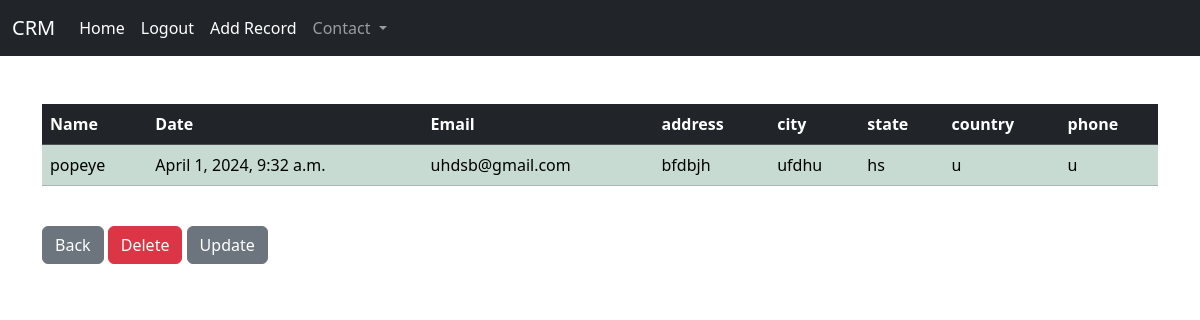
The page /record/23/ (signed in) on the database its author committed.
### crmanagement/models.py (models this page shows, shortened)
class CRM(models.Model):
    recorded_at = models.DateTimeField(auto_now_add=True)
    name = models.CharField(max_length=20)
    address = models.CharField(max_length=1000)
    city = models.CharField(max_length=20)
    state = models.CharField(max_length=20)
    country = models.CharField(max_length=20)
    phone = models.CharField(max_length=20)
    email = models.EmailField(max_length=30)

### crmanagement/views.py (the view)
# urls.py: path('record/<int:pk>/', views.see_record, name='see_record'),
def see_record(request, pk):
    if request.user.is_authenticated:
        customer_record = CRM.objects.get(id=pk)
        return render(request, 'record.html', {'record': customer_record})

### templates/record.html
{% extends 'base.html' %}
{% block content %}
<table class="table table-success table-striped">
      <thead class="table-dark">
        <tr>
            <th scope="col">Name</th>
            <th scope="col">Date</th>
            <th scope="col">Email</th>
            <th scope="col">address</th>
            <th scope="col">city</th>
            <th scope="col">state</th>
            <th scope="col">country</th>
            <th scope="col">phone</th>
        </tr>
      </thead>
      <tbody>
        <tr>
            <td>{{ record.name }}</td>
            <td>{{ record.recorded_at }}</td>
            <td>{{ record.email }}</td>
            <td>{{ record.address }}</td>
            <td>{{ record.city }}</td>
            <td>{{ record.state }}</td>
            <td>{{ record.country }}</td>
            <td>{{ record.phone }}</td>
        </tr>
     </tbody>
</table>
    <br>
    <a href={% url 'home' %} class="btn btn-secondary"> Back </a>
    <a href={% url 'delete_record' record.id %} class="btn btn-danger"> Delete </a>
    <a href={% url 'update_record' record.id %} class="btn btn-secondary"> Update </a>
{% endblock %}

### rows shown on the page
CRM: name "popeye", recorded_at "April 1, 2024, 9:32 a.m.", email "uhdsb@gmail.com", address "bfdbjh", city "ufdhu", state "hs", country "u", phone "u"
